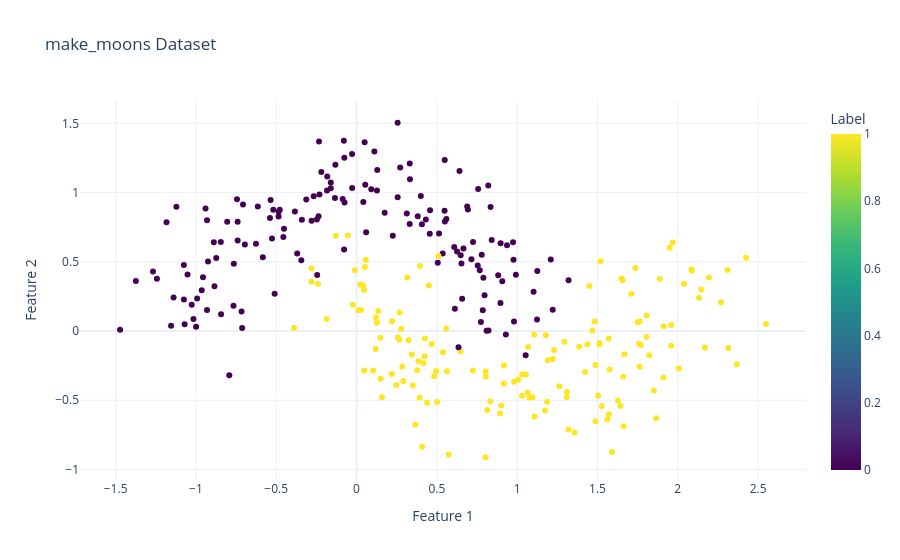

The code cell stored with this chart in its notebook:
### Code cell
import plotly.express as px
from sklearn.datasets import make_moons

# Generate synthetic dataset
X, y = make_moons(n_samples=300, noise=0.2, random_state=42)

# Convert to dataframe for Plotly
import pandas as pd
df = pd.DataFrame(X, columns=["Feature 1", "Feature 2"])
df["Label"] = y

# Plot with Plotly
fig = px.scatter(df, x="Feature 1", y="Feature 2", color="Label",
                 title="make_moons Dataset", 
                 color_continuous_scale="viridis",
                 template="plotly_white")

fig.show()

### Figure 1 — Plotly figure (JSON) as saved in the notebook; plotly's stock layout.template omitted (floating-point values rounded to 4 significant figures; data arrays with more than 128 entries replaced by an {"elided": "..."} marker saying what was removed)
{"data": [{"hovertemplate": "Feature 1=%{x}<br>Feature 2=%{y}<br>Label=%{marker.color}<extra></extra>", "legendgroup": "", "marker": {"color": {"elided": "300 int values"}, "coloraxis": "coloraxis", "symbol": "circle"}, "mode": "markers", "name": "", "orientation": "v", "showlegend": false, "type": "scatter", "x": {"elided": "300 float values"}, "xaxis": "x", "y": {"elided": "300 float values"}, "yaxis": "y"}], "layout": {"coloraxis": {"colorbar": {"title": {"text": "Label"}}, "colorscale": [[0, "#440154"], [0.1111, "#482878"], [0.2222, "#3e4989"], [0.3333, "#31688e"], [0.4444, "#26828e"], [0.5556, "#1f9e89"], [0.6667, "#35b779"], [0.7778, "#6ece58"], [0.8889, "#b5de2b"], [1, "#fde725"]]}, "legend": {"tracegroupgap": 0}, "title": {"text": "make_moons Dataset"}, "xaxis": {"anchor": "y", "domain": [0, 1], "title": {"text": "Feature 1"}}, "yaxis": {"anchor": "x", "domain": [0, 1], "title": {"text": "Feature 2"}}}}
